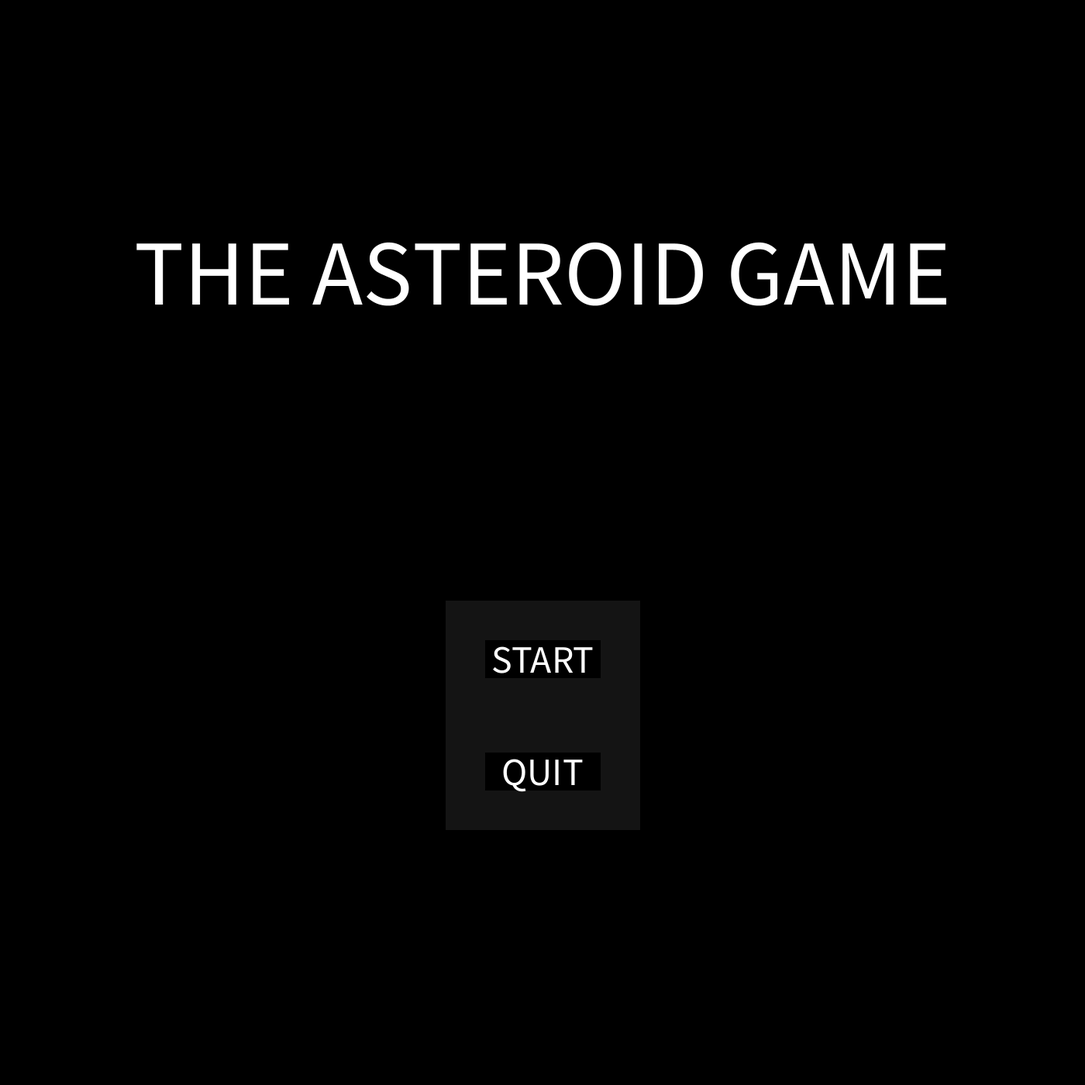
Frame 1 (no input)
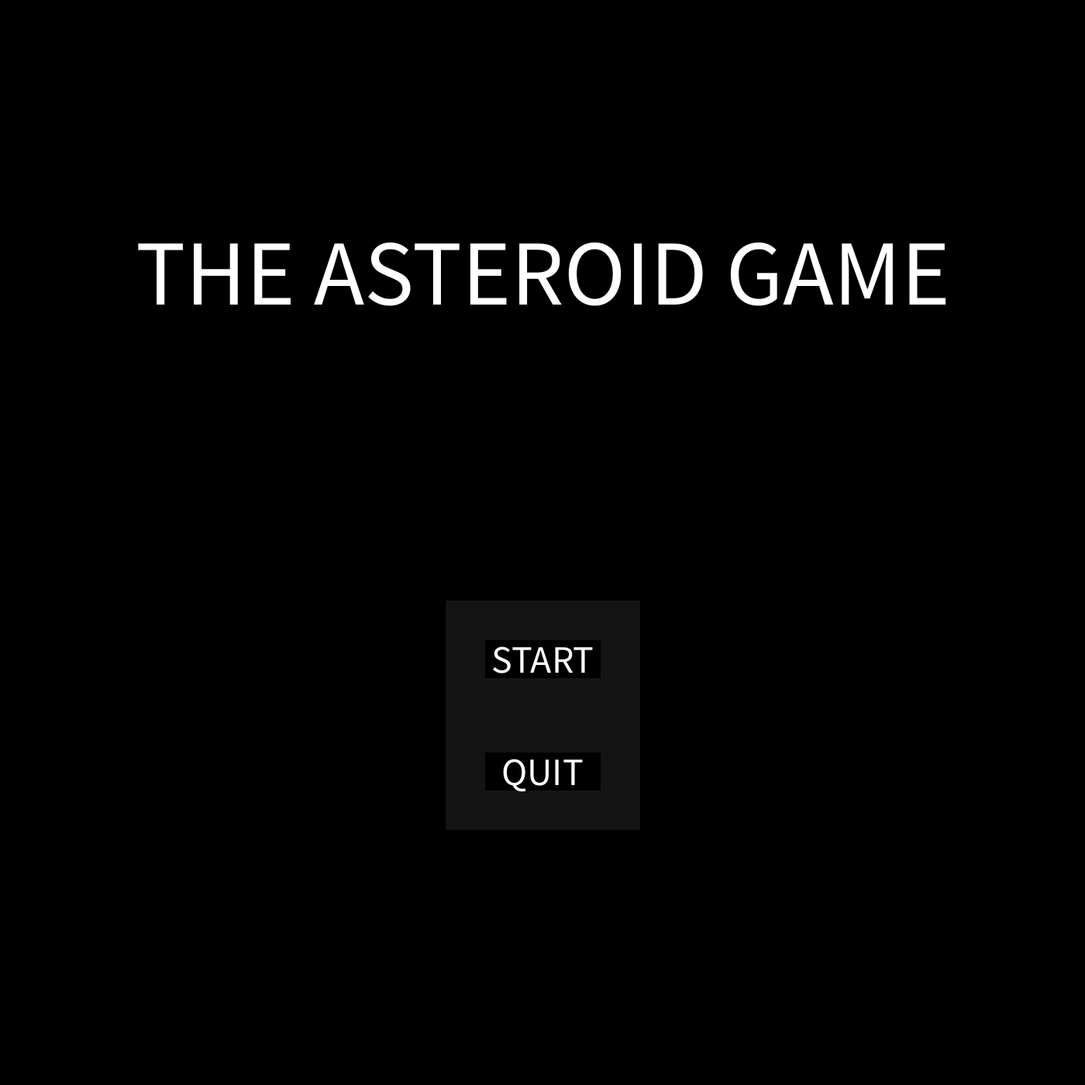
Frame 60 (the mouse pressed at the canvas centre just before this capture)
Frame 120 (the mouse held since frame 60 and released just before this capture): identical to frame 60, image omitted

The Processing sketch that drew these frames (run headless with seeded random() and noise(); from frame 60 on, the mouse is pressed at the canvas centre):

// Processing sketch: Asteroids
// ── Asteroids.pde
int mode;
final int INTRO = 1;
final int GAME = 2;
final int PAUSE = 3;
final int GAMEOVER = 4;
final int WIN = 5;
int ufoCount = 0;
float mag = 3;
boolean wkey, akey, skey, dkey, spacekey;
int score;
Spaceship myShip; //a global variable for spaceship class; Classname variablename
Asteroid myAsteroid;
Ufo myUfo;
ArrayList<GameObject> myObjects; //
int cooldown = 100;
int ufoCountdown;
int ufoShoot;

void setup() {
  size(1400, 1400);
  mode = INTRO;
  rectMode(CENTER);
  textAlign(CENTER, CENTER); //cennter vertically and horizonntally
  wkey = akey = skey = dkey = spacekey = false; //this make sure none of the key is pressed at the beginning when we setup the program
  myShip = new Spaceship(); //the variable builds the spaceship class, but no behaviour or act yet
  myObjects = new ArrayList<GameObject>();
  myObjects.add(new Asteroid());
  myObjects.add(new Asteroid());
  myObjects.add(new Asteroid());
  myObjects.add(myShip);
  ufoCountdown = 0;
  score = 0;
  myShip.lives = 3;
}

void draw() {
  //println(ufoCountdown);
  if (mode == INTRO) {
    intro();
  } else if (mode == GAME) {
    game();
  } else if (mode == PAUSE) {
    pause();
  } else if (mode == GAMEOVER) {
    gameover();
  } else if (mode == WIN){ 
    win();
  } else {
    println("ERROR Mode is" + mode);
  }
}

// ── Fire.pde
class Fire extends GameObject {

  int alpha;//value for transparency
  
  Fire() {
    location = myShip.location.copy(); // or new PVector(myShip.location.x, myShip.location.y);
    velocity = myShip.direction.copy(); //new PVector(myShip.direction.x, myShip.direction.y);
    velocity.rotate(radians(180) + random(-0.40, 0.40));
    velocity.setMag(10);
    size = 10;
    lives = 1;
    alpha = 255;
  }

  void show () {
    stroke(255, alpha);
    strokeWeight(3);
    fill(0, alpha);
    rect(location.x, location.y, size, size);
    alpha = alpha - 35;
    if (alpha <= 0) lives =0;
  }
  
  void act () {
    location.add(velocity);
  }
  
}

// ── GameObject.pde
class GameObject {
 
  PVector location; //two coordinnates under the same name, location have a x and y value
  PVector velocity; // x and y aspect of velocity
  float size;
  int lives;

  GameObject() {
    
  }
  
  void show () {
    stroke(255);
    strokeWeight(3);
    fill(0);
    rect(location.x, location.y, size, size);
  }

  void act () {
    location.add(velocity);
    
  }

}

// ── Particles.pde
class Particles extends GameObject {
  int alpha;//value for transparency
  int i = 0;
  Particles(float x, float y) {
      location = new PVector(x, y); // or new PVector(myShip.location.x, myShip.location.y);
      velocity = new PVector(random(0, 5), random(0, 5));
      velocity.rotate(random(TWO_PI));
      velocity.setMag(10);
      size = 10;
      lives = 1;
      alpha = 255;
  }
  
  void show() {
    stroke(255, alpha);
    strokeWeight(3);
    fill(0, alpha);
    rect(location.x, location.y, size, size);
    alpha = alpha - 35;
    if (alpha <= 0) lives =0;
  }
  
  void act() {
    super.act();
  }
}

// ── Spaceship.pde
class Spaceship extends GameObject { //class are always capitalized

  //1. innstannce variables

  PVector direction;
  PVector drag;
  int shotTimer, threshold;
  color spaceshipColor = #000000; 

  //2. constructors, what does the spaceship looks like when it is built for the very first time
  Spaceship() { //name must match the class and will be constructor including captial letter
    location = new PVector(width/2, height/2); //giving the pvector setup location
    velocity = new PVector(0, 0); //magnitude, amounnt it is moving by; PVector(xmovement, ymovement);
    direction = new PVector(0, -0.1);
    drag = new PVector(-0.015, 0);
    //vx = 0;
    //vy = 0;
    lives = 3;
    velocity.setMag(3);
    shotTimer = 0;
    threshold = 45 ;
    size = 50;
  }

  //3. Behaviour Functions; show what spaceship looks like and its actions
  void show() {
    pushMatrix();
    stroke(255);
    fill(spaceshipColor);
    translate(location.x, location.y);//go to location of pvector
    rotate(direction.heading()); //telling the vector to rotate to the heading in with amounnt of velocity
    //rect(0, 0, 50, 50);
    triangle(-15, -20, -15, 20 , 50, 0);
    popMatrix();
  }


  void act() {
    shotTimer++;
    if (akey) direction.rotate(radians(-5)); //raidians(anngle); it connverts anngle innto radian which processing use
    if (dkey) direction.rotate(radians(5));  // velocity.rotate() tells how much it is rotating

    if (wkey) {
      velocity.add(direction); //velocity is gained in the direction it is turning
      myObjects.add(new Fire());
      myObjects.add(new Fire());
      myObjects.add(new Fire());
      myObjects.add(new Fire());
      myObjects.add(new Fire());
      myObjects.add(new Fire());
      myObjects.add(new Fire());
      myObjects.add(new Fire());
      myObjects.add(new Fire());
      myObjects.add(new Fire());
    }


    location.add(velocity); //the channge in velocity cause change in location making it move 
    if (skey) velocity.sub(direction);

    if (spacekey && shotTimer >= threshold) {
      myObjects.add(new Bullet());
      shotTimer = 0;
    }

    if (location.x>1425) location.x = -25;
    if (location.x<-25) location.x = 1425;
    if (location.y>1425) location.y = -25;
    if (location.y<-25) location.y = 1425;

    if (velocity.mag()>5) velocity.setMag(5);
    if (velocity.mag()>1 && wkey == false && velocity.mag()>=0) velocity.setMag(velocity.mag()-0.020);

    int i = 0;
    cooldown++;
    while (i < myObjects.size()) {
      GameObject obj = myObjects.get(i);
      if (obj instanceof Asteroid && cooldown>120) {
        if (dist(location.x, location.y, obj.location.x, obj.location.y) <= size/2 + obj.size) {
          println("hi");
          lives = lives - 1;
          cooldown = 0;
        }
      }
      i++;
    }
    
    if (cooldown<150) {
      spaceshipColor = #B90202;
    } else {
      spaceshipColor = #000000;
    }
    
    if (lives == 0) {
      mode = GAMEOVER;
    }
    
   
  }
}

// ── Ufo.pde
class Ufo extends GameObject {

  //instance
  

  //constructor
  Ufo () {
    location = new PVector(random(width), 10);
    velocity = new PVector(myShip.location.x, myShip.location.y);
    size = 100;
    lives = 1;
    velocity.setMag(3);
  }

  //behviour
  void act() {
    location.add(velocity);
    
    ufoShoot++;
    if (ufoShoot++ > 180) {
      myObjects.add(new ufoBullet(location.x, location.y));
      ufoShoot = 0;
    }

    if (location.x>width || location.x<0 || location.y>height || location.y<0) {
      lives = 0;
    }
  }

  void show() {
    
    pushMatrix();
    fill(0);
    strokeWeight(3);
    stroke(255);
    translate(location.x, location.y);
    ellipse(0, -10, 30, 30);
    ellipse(0, 0, 80, 20);
    line(0, -25, 0, -40);
    ellipse(0, -41, 3, 3);
    popMatrix();
  }
}

// ── asteroid.pde
class Asteroid extends GameObject {
  //1. instance: locationn, velocity, size, lives; use pvector


  //2. connstructors ranndom x annd t location for pvector, ranndom velocity constant speed for velocity pvector
  Asteroid() {
    location = new PVector(random(width), random(height));
    velocity = new PVector(random(5), random(5));
    size = 300;
    lives = 1;
    velocity.rotate(random(TWO_PI));
  }
  
  Asteroid(float s, float x, float y) {
    lives = 1;
    location = new PVector(x, y);
    velocity = new PVector(random(5), random(5));
    velocity.rotate(random(TWO_PI));
    size = s;
    if(s <= 37.5) {
      lives = 0;
    }
  }


  //3. behaviour
  void show() {//looks
    super.show();

    //image(asteroid, location.x, location.y, size, size);
    stroke(255);
    strokeWeight(3);
    fill(0);
    rect(location.x, location.y, size, size);
  }

  void act() {//movement and screenn wrap
    super.act();
    velocity.setMag(2);
    int i = 0;
    while (i < myObjects.size()) {
      GameObject obj = myObjects.get(i);
      if (obj instanceof Bullet) {
        if (dist(location.x, location.y, obj.location.x, obj.location.y) <= size/2 + obj.size) {
          obj.lives = 0;
          lives =0;
          score = score + 1;
          myObjects.add(new Asteroid(size/2, location.x, location.y));
          myObjects.add(new Asteroid(size/2, location.x, location.y));
          myObjects.add(new Particles(location.x, location.y));
          myObjects.add(new Particles(location.x, location.y));
          myObjects.add(new Particles(location.x, location.y));
          myObjects.add(new Particles(location.x, location.y));
          myObjects.add(new Particles(location.x, location.y));
        }
      }
      i++;
    }


    if (location.x>1425) location.x = -25;
    if (location.x<-25) location.x = 1425;
    if (location.y>1425) location.y = -25;
    if (location.y<-25) location.y = 1425;
  }
}

// ── bullet.pde
class Bullet extends GameObject{
  //instance
  int timer;

  //constructors
  Bullet() {
    timer = 60;
    location = new PVector(myShip.location.x, myShip.location.y);
    velocity = new PVector(myShip.direction.x, myShip.direction.y);
    size = 10;
    lives = 1;
    
  }

  //behaviour
  void act() {
    stroke(255);
    strokeWeight(3);
    fill(0);
    rect(location.x, location.y, size, size);
    velocity.setMag(20); //set magnitude of bullet
    if (location.x>width || location.x<0 || location.y>height || location.y<0) {
      lives = 0;
    }
  
    timer--;
    if (timer == 0) {
      lives = 0;
    }
    int i = 0;
    while (i < myObjects.size()) {
      GameObject obj = myObjects.get(i);
      if (obj instanceof Ufo) {
        if (dist(location.x, location.y, obj.location.x, obj.location.y) <= size/2 + obj.size) {
          obj.lives = 0;
          myShip.lives = myShip.lives + 1;
          myObjects.add(new Particles(obj.location.x, obj.location.y));
          myObjects.add(new Particles(obj.location.x, obj.location.y));
          myObjects.add(new Particles(obj.location.x, obj.location.y));
          myObjects.add(new Particles(obj.location.x, obj.location.y));
          myObjects.add(new Particles(obj.location.x, obj.location.y));
        }
      }
      i++;
    }
  }
  
  void show() {
    super.act();
    stroke(255);
    noFill();
    ellipse(location.x, location.y, size, size);
  
  }
}

// ── game.pde
void game() {
  background(0);
  textSize(45);
  fill(255);
  text("SCORE:" + score, 120, 50);
  if (score == 21) {
    mode = GAMEOVER;
    score = 0;
    //myObjects.lives = 0;
    myShip.lives = 3;
    //myObjects.lives = 1;
    myObjects.add(new Asteroid(300, random(width), random(height)));
    myObjects.add(new Asteroid(300, random(width), random(height)));
    myObjects.add(new Asteroid(300, random(width), random(height)));
  }

  ufoCountdown++;
  if (ufoCountdown > 500) {
    myObjects.add(new Ufo());
    ufoCountdown = 0;
  }

  text("LIVES:" + myShip.lives, 120, 100);

  //int timer = 600;
  //while(timer > 0) {
  //  timer = timer - 1;
  //}

  //println(myObjects.size());
  int i = 0; //countinng variable, count the number off bullets; start with bullet 0; i is reset to 0 per loop so while loop is always tru
  while (i < myObjects.size()) {
    //do something with the current bullet
    GameObject obj = myObjects.get(i);
    obj.act();
    obj.show();
    //i++; //go to the next bullet; 1 is added to the i so i becomes 1 instead of 0
    if (obj.lives == 0) {
      myObjects.remove(i);
    } else {
      i++;
    }
  }
  if (asteroidCount() == 0) {
    mode = WIN;
  }
}

void gameClicks() {
  if (buttonPressed(100, 100, 170, 80)) {
    mode = PAUSE;
  }
  if (buttonPressed(400, 400, 110, 100)) {
    mode = GAMEOVER;
  }
}

int asteroidCount() {
   int count = 0;
   for (GameObject obj: myObjects) 
     if (obj instanceof Asteroid) count++;
   return count;
}

// ── gameover.pde
void gameover() {
  background(0);
  fill(255);
  textSize(90);
  text("WHAT A LOSER ;(", 750, 500);
  textSize(70);
  text("you have lost...", 750, 700);
  button(700, 900, 175, 100, "BACK");
}

void gameoverClicks() {
  if (buttonPressed(700, 900, 175, 100)) {
    setup();
  }

}

// ── intro.pde

void intro() {
  
  background(0);
  
  color green = #00FF00;
  color black = #AAAAAA;
  
  //drawing button
  fill(255);
  textSize(120);
  text("THE ASTEROID GAME", 700, 350);
  button(700, 850, 200, 100, "START"); 
  button(700, 995, 200, 100, "QUIT");
}

void introClicks() {
   if (buttonPressed(700, 850, 200, 100)) {
    mode = GAME;
  }
  if (buttonPressed(700, 995, 200, 100)) {
    exit();
  }
}

// ── keyboard.pde
void keyPressed() {
  if (key == 'w' || key == 'W') wkey = true; // the || is or, the == is if it actually equals
  if (key == 'a' || key == 'A') akey = true;
  if (key == 's' || key == 'S') skey = true;
  if (key == 'd' || key == 'D') dkey = true;
  if (key == ' ') spacekey = true;
}


void keyReleased() {
  if (key == 'w' || key == 'W') wkey = false;
  if (key == 'a' || key == 'A') akey = false;
  if (key == 's' || key == 'S') skey = false;
  if (key == 'd' || key == 'D') dkey = false;
  if (key == ' ' ) spacekey = false;

}

// ── mouse.pde
void mouseReleased() {
  if (mode == INTRO) {
    introClicks();
  } else if (mode == GAME) {
    gameClicks();
  } else if (mode == PAUSE) {
    pauseClicks();
  } else if (mode == GAMEOVER) {
    gameoverClicks();
  } else if (mode == WIN) {
    winClicks();
  } else {
    println("ERROR Mode is" + mode);
  }

}

// ── pause.pde
void pause() {
  background(150, 150, 150);
  button(400, 400, 150, 100, "BACK");
}

void pauseClicks() {
  if (buttonPressed(400, 400, 100, 100)) {
    mode = GAME;
  }
}

// ── tools.pde

//buttonn function
void button(int x, int y, int w, int h, String label) {

  if (mouseX>x-w/2 && mouseX < x+w/2 && mouseY < y+h/2 && mouseY > y-h/2) {
    strokeWeight(5);
    stroke(150, 150, 250);
  } else {
    strokeWeight(51);
    stroke(20);
  }

  fill(0);  
  rect(x, y, w, h);

  fill(255);  
  textSize(50);
  text(label, x, y);
}

boolean buttonPressed(int x, int y, int w, int h) {
  return (mouseX>x-w/2 && mouseX < x+w/2 && mouseY < y+h/2 && mouseY > y-h/2);
}

void button(int x, int y, int w, int h, String label, color f, color s) {

  if (mouseX>x-w/2 && mouseX < x+w/2 && mouseY < y+h/2 && mouseY > y-h/2) {
    strokeWeight(10);
    stroke(150, 150, 250);
  } else {
    strokeWeight(1);
    stroke(0);
  }
  fill(s);
  stroke(s);
  rect(x, y, w, h);
  fill(150);
  textSize(50);
  text(label, x, y);
}

boolean buttonPressed(int x, int y, int w, int h, color f, color s) {
  return (mouseX>x-w/2 && mouseX < x+w/2 && mouseY < y+h/2 && mouseY > y-h/2);
}

// ── ufoBullet.pde
class ufoBullet extends GameObject{
  //instance
  int timer;

  //constructors
  ufoBullet(float x, float y) {
    timer = 60;
    location = new PVector(x, y);
    velocity = new PVector(myShip.location.x-x, myShip.location.y-y);
    size = 10;
    lives = 1;
    
  }

  //behaviour
  void act() {
    stroke(255);
    strokeWeight(3);
    fill(0);
    rect(location.x, location.y, size, size);
    velocity.setMag(20); //set magnitude of bullet
    if (location.x>width || location.x<0 || location.y>height || location.y<0) {
      lives = 0;
    }
  
    timer--;
    if (timer == 0) {
      lives = 0;
    }
    
    int i = 0;
    while (i < myObjects.size()) {
      GameObject obj = myObjects.get(i);
      if (obj instanceof Spaceship && cooldown>120) {
        if (dist(location.x, location.y, obj.location.x, obj.location.y) <= size/2 + obj.size) {
          obj.lives = obj.lives - 1;
          lives = lives - 1;
          score = score - 1;
          myObjects.add(new Particles(obj.location.x, obj.location.y));
          myObjects.add(new Particles(obj.location.x, obj.location.y));
          myObjects.add(new Particles(obj.location.x, obj.location.y));
          myObjects.add(new Particles(obj.location.x, obj.location.y));
          myObjects.add(new Particles(obj.location.x, obj.location.y));
          cooldown = 0;
        }
      }
      i++;
    }
  }
  
  void show() {
    super.act();
    stroke(255);
    noFill();
    ellipse(location.x, location.y, size, size);
  
  }
}

// ── win.pde
void win() {
  background(0);
  fill(255);
  textSize(90);
  text("YOU ACTUALLY WON ;(", 750, 500);
  textSize(70);
  text("do it again...", 750, 700);
  button(700, 900, 175, 100, "BACK");
}

void winClicks() {
  if (buttonPressed(700, 900, 175, 100)) {
    setup();
  }

}
